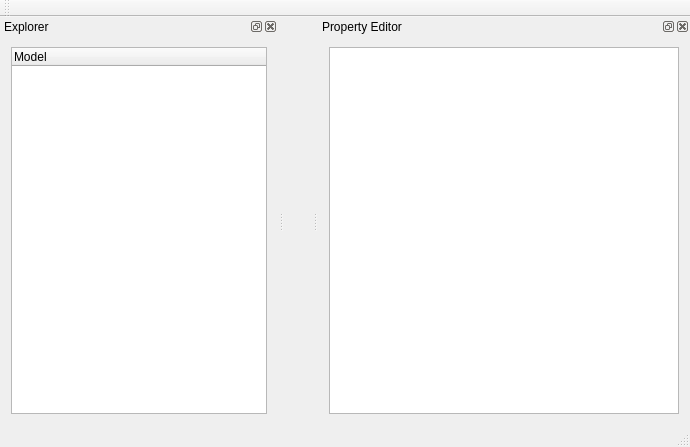
<?xml version="1.0" encoding="UTF-8"?>
<ui version="4.0">
 <class>MainWindow</class>
 <widget class="QMainWindow" name="MainWindow">
  <property name="geometry">
   <rect>
    <x>0</x>
    <y>0</y>
    <width>690</width>
    <height>447</height>
   </rect>
  </property>
  <property name="windowTitle">
   <string>QtUml Editor</string>
  </property>
  <widget class="QWidget" name="centralWidget">
   <layout class="QGridLayout" name="gridLayout_3"/>
  </widget>
  <widget class="QMenuBar" name="menuBar">
   <property name="geometry">
    <rect>
     <x>0</x>
     <y>0</y>
     <width>690</width>
     <height>20</height>
    </rect>
   </property>
  </widget>
  <widget class="QToolBar" name="mainToolBar">
   <attribute name="toolBarArea">
    <enum>TopToolBarArea</enum>
   </attribute>
   <attribute name="toolBarBreak">
    <bool>false</bool>
   </attribute>
  </widget>
  <widget class="QStatusBar" name="statusBar"/>
  <widget class="QDockWidget" name="dckExplorer">
   <property name="windowTitle">
    <string>Explorer</string>
   </property>
   <attribute name="dockWidgetArea">
    <number>1</number>
   </attribute>
   <widget class="QWidget" name="dockWidgetContents">
    <layout class="QGridLayout" name="gridLayout">
     <item row="0" column="0">
      <widget class="QTreeWidget" name="modelExplorer">
       <column>
        <property name="text">
         <string>Model</string>
        </property>
       </column>
      </widget>
     </item>
    </layout>
   </widget>
  </widget>
  <widget class="QDockWidget" name="dckPropertyEditor">
   <property name="windowTitle">
    <string>Property Editor</string>
   </property>
   <attribute name="dockWidgetArea">
    <number>2</number>
   </attribute>
   <widget class="QWidget" name="dockWidgetContents_2">
    <layout class="QGridLayout" name="gridLayout_2">
     <item row="0" column="0">
      <widget class="QTreeView" name="propertyEditor">
       <property name="minimumSize">
        <size>
         <width>350</width>
         <height>0</height>
        </size>
       </property>
       <property name="editTriggers">
        <set>QAbstractItemView::AllEditTriggers</set>
       </property>
       <property name="defaultDropAction">
        <enum>Qt::TargetMoveAction</enum>
       </property>
       <property name="alternatingRowColors">
        <bool>true</bool>
       </property>
       <property name="uniformRowHeights">
        <bool>true</bool>
       </property>
      </widget>
     </item>
    </layout>
   </widget>
  </widget>
 </widget>
 <layoutdefault spacing="6" margin="11"/>
 <resources/>
 <connections/>
</ui>
